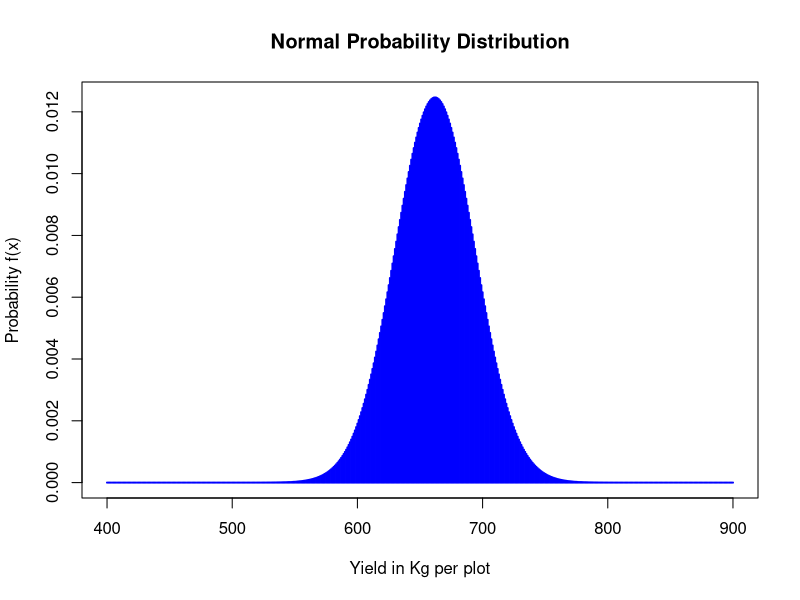
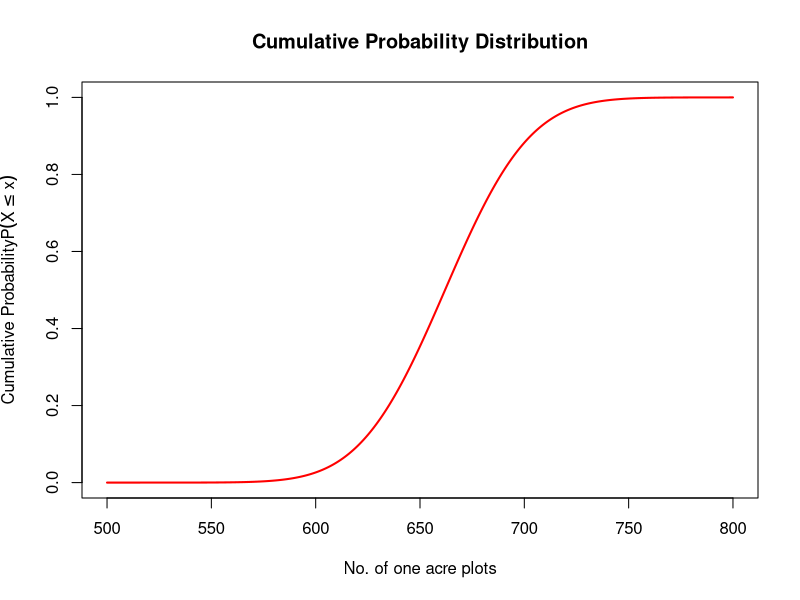

The R script that drew these images, in order:
z1=dnorm(680,mean=662,sd=32)
print(z1)
cat("No. of plots that yield 680 kg: ",
    ceiling(z1*1000))
x=400:900
y=dnorm(x,mean=662,sd=32)
plot(x,y,type="h",col="blue",lwd=2,
     main="Normal Probability Distribution",
     xlab="Yield in Kg per plot",ylab="Probability f(x)")

#code for (ii)
z2=pnorm(650,mean=662,sd=32,lower.tail = TRUE)
cat("No. of plots that yield below 650 kg: ",
    ceiling(z2*1000))
#code for (iii)
z3=pnorm(700,mean=662,sd=32,lower.tail = FALSE)
cat("No. of plots that yield above 700 kg: ",
    ceiling(z3*1000))
x=500:800
y=pnorm(x,mean=662,sd=32,lower.tail = TRUE)
expr1 = expression(paste("Cumulative Probability",P(X<= x)))
plot(x,y,type="l",col="red",lwd=2,
     main="Cumulative Probability Distribution",
     xlab="No. of one acre plots",
     ylab=expr1)
#Generate 15 random numbers that follow Poisson distribution
#with mean=4.
rpois(15,lambda=4)
